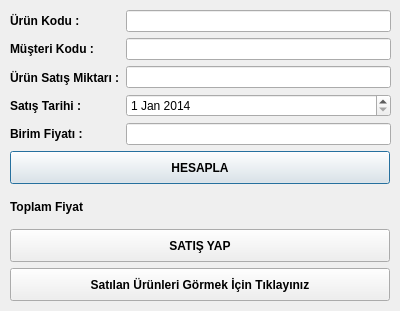
<?xml version="1.0" encoding="UTF-8"?>
<ui version="4.0">
 <class>urunsatisbilgileri</class>
 <widget class="QDialog" name="urunsatisbilgileri">
  <property name="geometry">
   <rect>
    <x>0</x>
    <y>0</y>
    <width>400</width>
    <height>311</height>
   </rect>
  </property>
  <property name="minimumSize">
   <size>
    <width>400</width>
    <height>311</height>
   </size>
  </property>
  <property name="maximumSize">
   <size>
    <width>400</width>
    <height>311</height>
   </size>
  </property>
  <property name="windowTitle">
   <string>Ürün Satış Bilgileri</string>
  </property>
  <property name="windowIcon">
   <iconset resource="../images.qrc">
    <normaloff>:/icons/win_icon.png</normaloff>:/icons/win_icon.png</iconset>
  </property>
  <widget class="QWidget" name="layoutWidget">
   <property name="geometry">
    <rect>
     <x>10</x>
     <y>10</y>
     <width>381</width>
     <height>291</height>
    </rect>
   </property>
   <layout class="QVBoxLayout" name="verticalLayout_3">
    <item>
     <layout class="QHBoxLayout" name="horizontalLayout">
      <item>
       <layout class="QVBoxLayout" name="verticalLayout">
        <item>
         <widget class="QLabel" name="label">
          <property name="font">
           <font>
            <weight>75</weight>
            <bold>true</bold>
           </font>
          </property>
          <property name="text">
           <string>Ürün Kodu :</string>
          </property>
         </widget>
        </item>
        <item>
         <widget class="QLabel" name="label_2">
          <property name="font">
           <font>
            <weight>75</weight>
            <bold>true</bold>
           </font>
          </property>
          <property name="text">
           <string>Müşteri Kodu :</string>
          </property>
         </widget>
        </item>
        <item>
         <widget class="QLabel" name="label_3">
          <property name="font">
           <font>
            <weight>75</weight>
            <bold>true</bold>
           </font>
          </property>
          <property name="text">
           <string>Ürün Satış Miktarı :</string>
          </property>
         </widget>
        </item>
        <item>
         <widget class="QLabel" name="label_4">
          <property name="font">
           <font>
            <weight>75</weight>
            <bold>true</bold>
           </font>
          </property>
          <property name="text">
           <string>Satış Tarihi :</string>
          </property>
         </widget>
        </item>
        <item>
         <widget class="QLabel" name="label_5">
          <property name="font">
           <font>
            <weight>75</weight>
            <bold>true</bold>
           </font>
          </property>
          <property name="text">
           <string>Birim Fiyatı :</string>
          </property>
         </widget>
        </item>
       </layout>
      </item>
      <item>
       <layout class="QVBoxLayout" name="verticalLayout_2">
        <item>
         <widget class="QLineEdit" name="edtSatilanUrunKodu"/>
        </item>
        <item>
         <widget class="QLineEdit" name="edtSatilanMusteriKodu"/>
        </item>
        <item>
         <widget class="QLineEdit" name="edtSatilanUrunSatisMiktari"/>
        </item>
        <item>
         <widget class="QDateEdit" name="dateSatilanSatisTarihi">
          <property name="date">
           <date>
            <year>2014</year>
            <month>1</month>
            <day>1</day>
           </date>
          </property>
         </widget>
        </item>
        <item>
         <widget class="QLineEdit" name="edtSatilanBirimFiyati"/>
        </item>
       </layout>
      </item>
     </layout>
    </item>
    <item>
     <widget class="QPushButton" name="pushButton">
      <property name="minimumSize">
       <size>
        <width>1</width>
        <height>30</height>
       </size>
      </property>
      <property name="maximumSize">
       <size>
        <width>380</width>
        <height>50</height>
       </size>
      </property>
      <property name="font">
       <font>
        <weight>75</weight>
        <bold>true</bold>
       </font>
      </property>
      <property name="text">
       <string>HESAPLA</string>
      </property>
      <property name="icon">
       <iconset resource="../images.qrc">
        <normaloff>:/icons/hesap_icon.png</normaloff>:/icons/hesap_icon.png</iconset>
      </property>
      <property name="iconSize">
       <size>
        <width>25</width>
        <height>25</height>
       </size>
      </property>
     </widget>
    </item>
    <item>
     <layout class="QHBoxLayout" name="horizontalLayout_2">
      <item>
       <widget class="QLabel" name="label_7">
        <property name="font">
         <font>
          <weight>75</weight>
          <bold>true</bold>
         </font>
        </property>
        <property name="text">
         <string>Toplam Fiyat</string>
        </property>
       </widget>
      </item>
      <item>
       <widget class="QLabel" name="label_8">
        <property name="font">
         <font>
          <pointsize>14</pointsize>
          <weight>75</weight>
          <bold>true</bold>
         </font>
        </property>
        <property name="text">
         <string/>
        </property>
       </widget>
      </item>
     </layout>
    </item>
    <item>
     <widget class="QPushButton" name="pushButton_2">
      <property name="minimumSize">
       <size>
        <width>1</width>
        <height>30</height>
       </size>
      </property>
      <property name="maximumSize">
       <size>
        <width>380</width>
        <height>50</height>
       </size>
      </property>
      <property name="font">
       <font>
        <weight>75</weight>
        <bold>true</bold>
       </font>
      </property>
      <property name="text">
       <string>SATIŞ YAP</string>
      </property>
      <property name="icon">
       <iconset resource="../images.qrc">
        <normaloff>:/icons/ok_icon.png</normaloff>:/icons/ok_icon.png</iconset>
      </property>
      <property name="iconSize">
       <size>
        <width>25</width>
        <height>25</height>
       </size>
      </property>
     </widget>
    </item>
    <item>
     <widget class="QPushButton" name="pushButton_3">
      <property name="minimumSize">
       <size>
        <width>1</width>
        <height>30</height>
       </size>
      </property>
      <property name="maximumSize">
       <size>
        <width>380</width>
        <height>50</height>
       </size>
      </property>
      <property name="font">
       <font>
        <weight>75</weight>
        <bold>true</bold>
       </font>
      </property>
      <property name="text">
       <string>Satılan Ürünleri Görmek İçin Tıklayınız</string>
      </property>
      <property name="icon">
       <iconset resource="../images.qrc">
        <normaloff>:/icons/table_icon.png</normaloff>:/icons/table_icon.png</iconset>
      </property>
      <property name="iconSize">
       <size>
        <width>25</width>
        <height>25</height>
       </size>
      </property>
     </widget>
    </item>
   </layout>
  </widget>
 </widget>
 <resources>
  <include location="../images.qrc"/>
 </resources>
 <connections/>
</ui>
